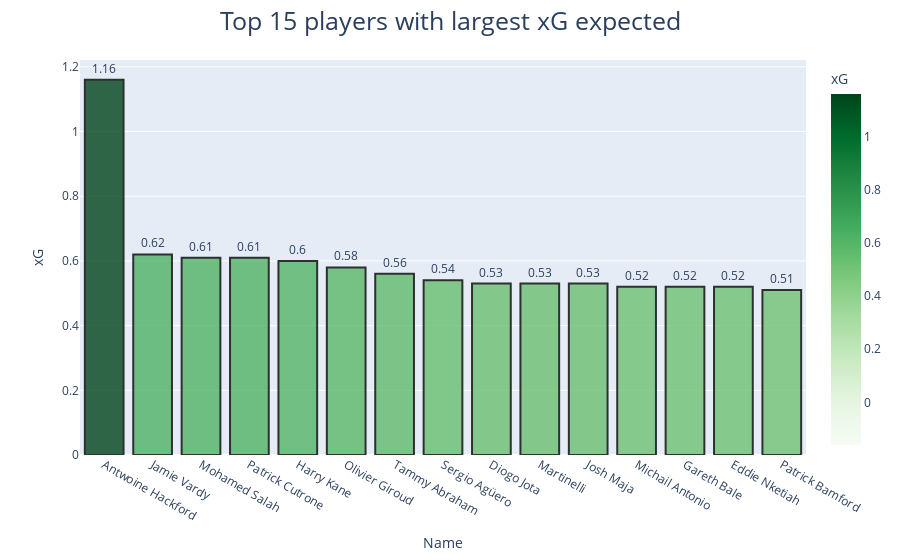

Notebook cell for this chart:
### Code cell
goal_xG = px.bar(data_frame=premier.nlargest(15, 'xG')[['xG', 'Name']],
                x='Name', y='xG', color='xG', text='xG', color_continuous_scale='greens',
                 color_continuous_midpoint=0.5, opacity=0.8)
goal_xG.update_layout(title_text='Top 15 players with largest xG expected', title_x=0.5, title_font=dict(size=25))
goal_xG.update_traces(marker=dict(line=dict(color='#000000', width=2)), textposition='outside')

### Figure 1 — Plotly figure (JSON) as saved in the notebook; plotly's stock layout.template omitted (floating-point values rounded to 4 significant figures)
{"data": [{"hovertemplate": "Name=%{x}<br>xG=%{marker.color}<extra></extra>", "legendgroup": "", "marker": {"color": [1.16, 0.62, 0.61, 0.61, 0.6, 0.58, 0.56, 0.54, 0.53, 0.53, 0.53, 0.52, 0.52, 0.52, 0.51], "coloraxis": "coloraxis", "line": {"color": "#000000", "width": 2}, "opacity": 0.8, "pattern": {"shape": ""}}, "name": "", "orientation": "v", "showlegend": false, "text": [1.16, 0.62, 0.61, 0.61, 0.6, 0.58, 0.56, 0.54, 0.53, 0.53, 0.53, 0.52, 0.52, 0.52, 0.51], "textposition": "outside", "type": "bar", "x": ["Antwoine Hackford", "Jamie Vardy", "Mohamed Salah", "Patrick Cutrone", "Harry Kane", "Olivier Giroud", "Tammy Abraham", "Sergio Agüero", "Diogo Jota", "Martinelli", "Josh Maja", "Michail Antonio", "Gareth Bale", "Eddie Nketiah", "Patrick Bamford"], "xaxis": "x", "y": [1.16, 0.62, 0.61, 0.61, 0.6, 0.58, 0.56, 0.54, 0.53, 0.53, 0.53, 0.52, 0.52, 0.52, 0.51], "yaxis": "y"}], "layout": {"barmode": "relative", "coloraxis": {"cmid": 0.5, "colorbar": {"title": {"text": "xG"}}, "colorscale": [[0, "rgb(247,252,245)"], [0.125, "rgb(229,245,224)"], [0.25, "rgb(199,233,192)"], [0.375, "rgb(161,217,155)"], [0.5, "rgb(116,196,118)"], [0.625, "rgb(65,171,93)"], [0.75, "rgb(35,139,69)"], [0.875, "rgb(0,109,44)"], [1, "rgb(0,68,27)"]]}, "legend": {"tracegroupgap": 0}, "margin": {"t": 60}, "title": {"font": {"size": 25}, "text": "Top 15 players with largest xG expected", "x": 0.5}, "xaxis": {"anchor": "y", "domain": [0, 1], "title": {"text": "Name"}}, "yaxis": {"anchor": "x", "domain": [0, 1], "title": {"text": "xG"}}}}
